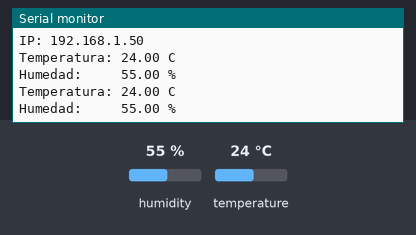
The sketch below on a simulated ESP8266 (NodeMCU). Parts: the last lines printed to the serial monitor. The inputs (shaded band) are chosen by the test bench; at power-on: humidity 55 %, temperature 24 °C. WiFi joins after 1.5 s; servers stay silent unless stated.

Above: at 2.7 s.
2.8 s: humidity set to 22 %
At 4.0 s:
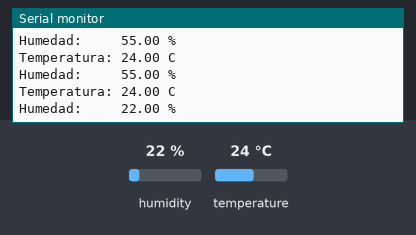
4.3 s: temperature set to 12 °C
At 5.5 s:
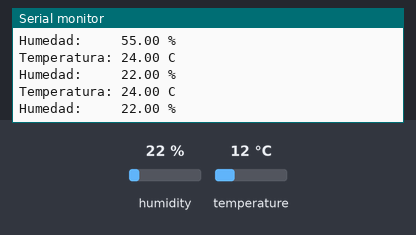
5.8 s: humidity set to 40 %
At 5.8 s:
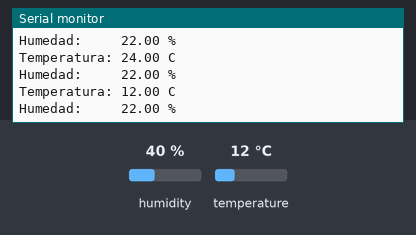
Timing chart, 0 to 8.8 s (numbered marks = the images above; inputs shaded):
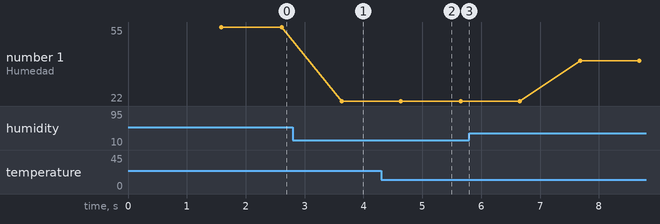

The sketch:

DHT11_WiFi.ino
```cpp
#include <DHT.h>
#include <ESP8266WiFi.h>

    //Nombre de la red
    const char* nombre = "IZI-0674";

    //Password
    const char* password = "F82DC00F0674";

    //Puerto (dejar en 80 por defecto)
    WiFiServer server(80);

const int data=2;


DHT dht(data,DHT11);


void setup()
{
   dht.begin();
   Serial.begin(9600);

   delay(50); //Hay que dejar un margen de tiempo


  // Conectar a la red WiFi
  WiFi.begin(nombre, password);
  while (WiFi.status() != WL_CONNECTED)
    delay(100); //aqui tambien hay que dejar un margen de tiempo
  Serial.println("Conectado a la red WiFi");

  // Iniciar el servidor
  server.begin();
  Serial.println("Se ha iniciado el servidor");

  // Escribir la direccion IP
  Serial.print("IP: ");
  Serial.print(WiFi.localIP());
  Serial.println("");

}

void loop()
{

  float hum = dht.readHumidity();
  float temp=dht.readTemperature();

    Serial.print("Temperatura: ");
    Serial.print(temp);
    Serial.println(" C");
    Serial.print("Humedad:     ");
    Serial.print(hum);
    Serial.println(" %");
    Serial.println();
    delay(1000);

// Comprobar si se ha conectado algun cliente
  WiFiClient client = server.available();

  if (client) {
    Serial.println("Nueva conexion");

    // Escribir las cabeceras HTML
    client.println("HTTP/1.1 200 OK");
    client.println("Content-Type: text/html");
    client.println("");
    client.println("<!DOCTYPE HTML>");

    //Escribir el contenido que vamos a visualizar
    client.println("<html>");
    client.print("Temperatura: ");
    client.print(temp);
    client.println(" C");
    client.print("Humedad:     ");
    client.print(hum);
    client.println(" %");
    client.println("</html>");
  }
}
```

Measured:
- after the input at 2.8 s, the serial monitor: prints a new line after 0.83 s (image 1)
- plotted number 1: 55 → 22 after the input at 2.8 s, 22 → 40 after the input at 5.8 s
